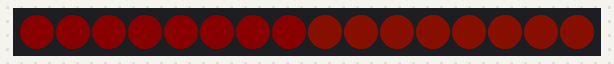
A sketch run on a simulated Arduino Uno, built with avr-gcc and run on an emulated ATmega328P. On the bench: 16 RGB LEDs in strip order, left to right. Dim RGB values are drawn brighter than linear; what the sketch prints to the serial monitor is not drawn.

Above: at 0.16 s.
At 4.32 s:
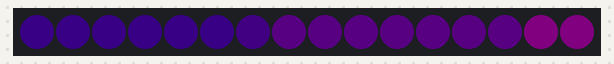
At 10.08 s:
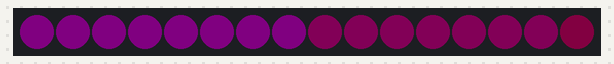
At 19.99 s:
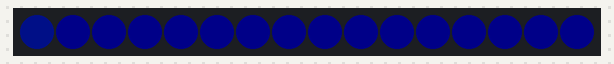
At 29.91 s:
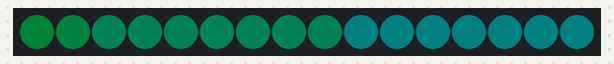
At 39.83 s:
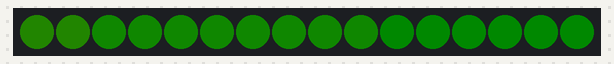

The sketch:

velha_painel_adafruit.ino
```cpp
//Programa: Arduino Painel De Led WS2812
//Alteracoes E Adaptacoes: Arduino E Cia
//Baseado No Programa Exemplo Da Biblioeca Neopixel

#include <Adafruit_NeoPixel.h>
#ifdef __AVR__
#include <Avr/Power.H>
#endif

//Pino De Dados Da Matriz De Led
#define PIN 7

//Parametros: Numero De Leds, Pino De Ligacao
Adafruit_NeoPixel Strip = Adafruit_NeoPixel(16, PIN, NEO_GRB + NEO_KHZ800);

void setup()
{
  Serial.begin(9600);
  Serial.print("Inicio");
  Strip.begin();
  Strip.show();
  //Define O Brilho Dos Leds
  Strip.setBrightness(10);
}

void loop()
{
  /*
    //Acende Os Leds Na Cor Vermelha
    ColorWipe(Strip.Color(255, 0, 0), 20);

    //Acende Os Leds Na Cor Verde
    ColorWipe(Strip.Color(0, 255, 0), 20);

    //Acende Os Leds Na Cor Azul
    ColorWipe(Strip.Color(0, 0, 255), 20);
  */
  //Pisca Os Leds Alternadamente
  // TheaterChase(Strip.Color(127, 127, 127), 50); // White
  // TheaterChase(Strip.Color(127, 0, 0), 50); // Red
  // TheaterChase(Strip.Color(0, 0, 127), 50); // Blue
  //Efeito Arco-Iris

  /*
     for (int I = 0; I < Strip.numPixels(); I++)
     {
        Strip.setPixelColor(I, Strip.Color(127, 127, 0));
        Strip.show();
        delay(50);
    }
  */

  Rainbow(20);
 // desliga_tudo();
}

void liga (int pos , uint32_t cor)
{
  Strip.setPixelColor(pos, cor);
  Strip.show();
}

void desliga (int pos , uint32_t cor)
{
  Strip.setPixelColor(pos, Strip.Color(0, 0, 0));
  Strip.show();
}

void desliga_tudo ()
{
  for (int I = 0; I < Strip.numPixels(); I++)
  {
    Strip.setPixelColor(I, Strip.Color(0, 0, 0));
    Strip.show();
    delay(50);
  }
}


void ColorWipe(uint32_t C, uint8_t Wait)
{
  for (uint16_t I = 0; I < Strip.numPixels(); I++)
  {
    Strip.setPixelColor(I, C);
    Strip.show();
    delay(Wait);
  }
}

void Rainbow(uint8_t Wait)
{
  uint16_t I, J;
  for (J = 0; J < 256; J++) {
    for (I = 0; I < Strip.numPixels(); I++) {
      Strip.setPixelColor(I, Wheel((I + J) & 255));
    }
    Strip.show();
    delay(Wait);
  }
}

void TheaterChase(uint32_t C, uint8_t Wait)
{
  for (int J = 0; J < 10; J++) { //Do 10 Cycles Of Chasing
    for (int Q = 0; Q < 3; Q++) {
      for (int I = 0; I < Strip.numPixels(); I = I + 3) {
        Strip.setPixelColor(I + Q, C);  //Turn Every Third Pixel On
      }
      Strip.show();
      delay(Wait);
      for (int I = 0; I < Strip.numPixels(); I = I + 3)
      {
        Strip.setPixelColor(I + Q, 0);      //Turn Every Third Pixel Off
      }
    }
  }
}

uint32_t Wheel(byte WheelPos)
{
  WheelPos = 255 - WheelPos;
  if (WheelPos < 85) {
    return Strip.Color(255 - WheelPos * 3, 0, WheelPos * 3);
  }
  if (WheelPos < 170) {
    WheelPos -= 85;
    return Strip.Color(0, WheelPos * 3, 255 - WheelPos * 3);
  }
  WheelPos -= 170;
  return Strip.Color(WheelPos * 3, 255 - WheelPos * 3, 0);
}
```
